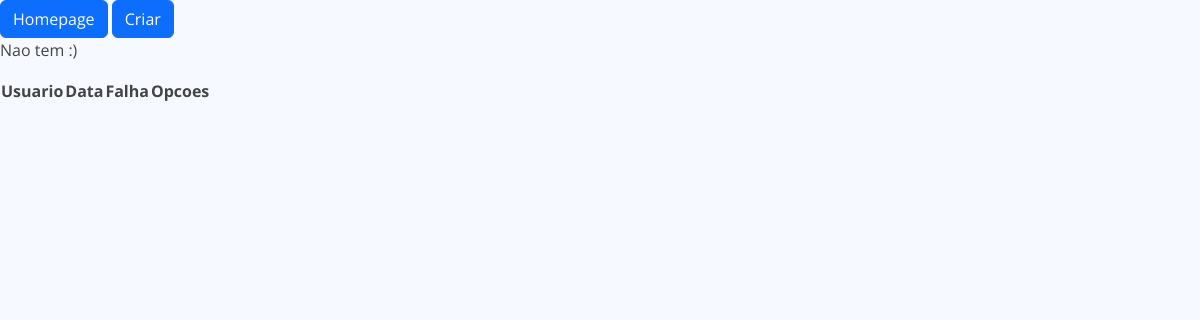
Before: /list/dados-falhas/ (signed in) with the older database file.
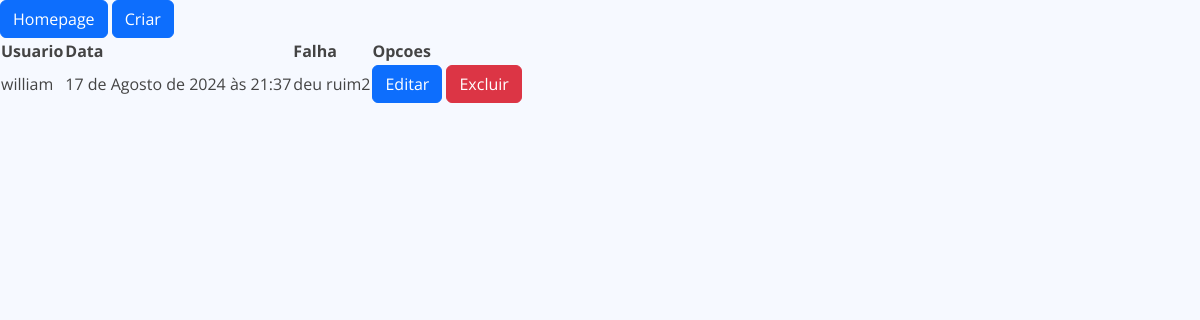
After: the same page with the newer database file.
### gride_dashboard/models.py (models this page shows, shortened)
class Dados(models.Model):
    usuario = models.ForeignKey(User, on_delete=models.CASCADE)
    data = models.DateTimeField(auto_now_add=True)
    class Meta:
        abstract = True

class DadosFalha(Dados):
    falha = models.TextField()

### gride_dashboard/views.py (the view)
# urls.py: path('list/dados-falhas/', ListDadosFalhas.as_view(), name='list-dados-falhas'),
class ListDadosFalhas(ListView):
    model = DadosFalha
    template_name = 'forms/list-dados-falhas.html'
    def get_queryset(self):
        self.object_list = DadosFalha.objects.filter(usuario=self.request.user)
        return self.object_list

### templates/forms/list-dados-falhas.html
{% extends 'forms/base.html' %}
{% load static %}
{% block content %}
<a href="{% url 'homepage' %}" class="btn btn-primary">Homepage</a>
<a href="{% url 'create-dados-falhas' %}" class="btn btn-primary">Criar</a>
<table>
    <tr>
        <th>Usuario</th>
        <th>Data</th>
        <th>Falha</th>
        <th>Opcoes</th>
    </tr>
    {% for dado in object_list %}
        <tr>
            <td>{{ dado.usuario }}</td>
            <td>{{ dado.data }}</td>
            <td>{{ dado.falha }}</td>
            <td>
                <a href="{% url 'update-dados-falhas' dado.pk %}" class="btn btn-primary">Editar</a>
                <a href="{% url 'delete-dados-falhas' dado.pk %}" class="btn btn-danger">Excluir</a>
            </td>
        </tr>
    {% empty %}
        <p>Nao tem :)</p>
    {% endfor %}
</table>
{% endblock %}

Changed rows visible on the page:
added DadosFalha: usuario "william", data "17 de Agosto de 2024 às 21:37", falha "deu ruim2"
Other visible differences:
text no longer shown: "Nao tem :)"
